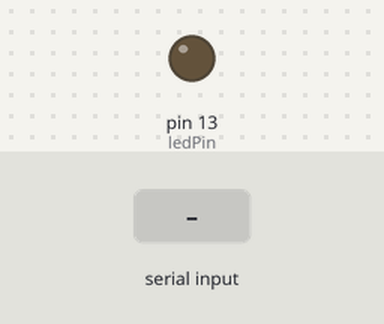
The sketch below on a simulated Arduino Uno, built with avr-gcc and run on an emulated ATmega328P. Parts: output pins drawn as LEDs (lit = HIGH). Inputs (shaded band) come from the test bench.

Above: at 1.2 s.
1.3 s: "1" received over Serial
At 2.4 s:
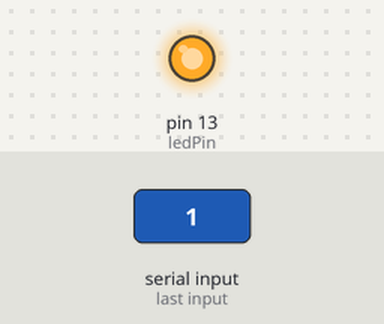
2.8 s: "0" received over Serial
At 3.5 s:
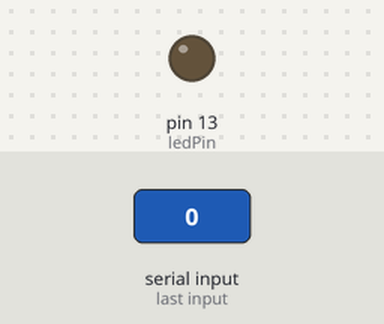
Timing chart, 0 to 5.8 s (numbered marks = the images above; inputs shaded):
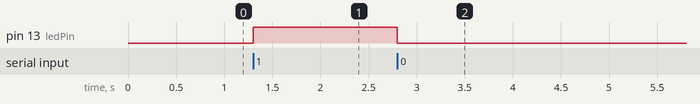

Measured:
- after the input at 1.3 s, pin 13 (ledPin): LOW → HIGH at once
- after the input at 2.8 s, pin 13 (ledPin): HIGH → LOW at once

The sketch:

Ardunio_code.ino
```cpp
const int ledPin = 13;
void setup() {
  pinMode(ledPin, OUTPUT);
  Serial.begin(9600);  // Start serial communication
}

void loop() {
  if (Serial.available() > 0) {
    char received = Serial.read();  // Read data from Python
    if (received == '1') {
      digitalWrite(ledPin, HIGH);   // Turn LED ON
    } else if (received == '0') {
      digitalWrite(ledPin, LOW);    // Turn LED OFF
    }
  }
}
```
